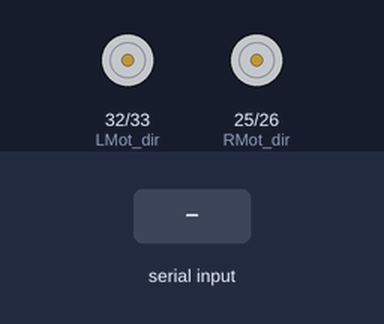
Simulated run of this sketch. Board: ESP32. Parts: direction and speed pins drawn as motors (green arrow = direction pin HIGH = forward, orange = LOW = backward, longer = more drive). The inputs (shaded band) are chosen by the test bench.

Above: at 1.2 s.
1.3 s: "90,45\n" received over Serial
At 2.7 s:
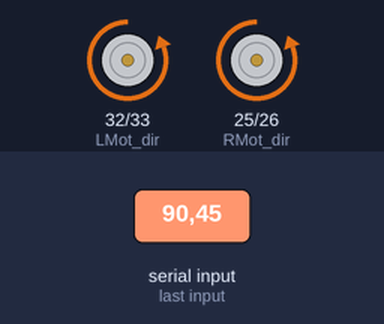
Timing chart, 0 to 4.3 s (numbered marks = the images above; inputs shaded):
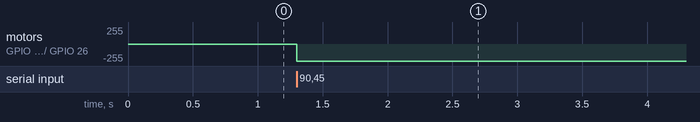

Measured:
- after the input at 1.3 s, motor on GPIO 32 (LMot_dir) / GPIO 33 (LMot_pwm), motor on GPIO 25 (RMot_dir) / GPIO 26 (RMot_pwm): stopped → backward 255/255 at once

The sketch:

Test_ROS.ino
```cpp
/* Move_Robot
 Programa de prueba para el movimiento de un robot diferencial utilizando ESP32 y un Cytron de 2 canales
 el cual realiza en una rutina infinita con los 4 movimientos en el robot básico y detenido */

// ------------- Pines ----------------

// Pines de conexión de los motores
#define LMot_dir 32     // Dir1 Cytron
#define LMot_pwm 33      // PWM1 Cytron
#define RMot_dir 25      // Dir2 Cytron
#define RMot_pwm 26      // PWM2 Cytron

String input = "";

// ------------- Setup ----------------

void setup() {
  // Configuración de pines como salida o entrada
  pinMode(LMot_dir, OUTPUT);
  pinMode(RMot_dir, OUTPUT);
  Serial.begin(115200);
}

// ------------- Function ----------------

void moveRobot(float linealVel, float angularVel) {
  float WS = 0.2;        // Wheel_Separation (m) - 20 cm

  float max_vel = 0.5;     // velocidad máxima esperada (m/s) 0.52
  // 165 RPM = 17.28 rad/s
  // v = omega * wheel_radius = 17.28 * 0.03
  // v = 0.5283 m/s

  // Cinemática
  float v_left  = linealVel - (WS / 2.0) * angularVel;
  float v_right = linealVel + (WS / 2.0) * angularVel;

  // Normalización de la velocidad [-1, 1] - El escalamiento en el archivo joy_teleop.yaml cambia
  v_left  = v_left  / max_vel;
  v_right = v_right / max_vel;

  // Restringir velocidad
  v_left  = constrain(v_left,  -1.0, 1.0);            // Restringuiendo límites para rueda izquierda para no salturarla
  v_right = constrain(v_right, -1.0, 1.0);            // Restringuiendo límites para rueda derecha para no salturarla

  int pwm_left  = (int)(v_left  * 255.0);         // Se escala para tener el valor de PWM de la rueda izquierda
  int pwm_right = (int)(v_right * 255.0);         // Se escala para tener el valor de PWM de la rueda derecha


// Condiciones para establecer los 4 movimientos del robot
  if (pwm_left >= 0) {
    digitalWrite(LMot_dir, LOW);
  } else {
    digitalWrite(LMot_dir, HIGH);
  }

  if (pwm_right >= 0) {
    digitalWrite(RMot_dir, LOW);
  } else {
    digitalWrite(RMot_dir, HIGH);
  }

  // Aplicar señales PWM a los motores
  analogWrite(LMot_pwm, abs(pwm_left));
  analogWrite(RMot_pwm, abs(pwm_right));
}

// ------------- Loop ----------------

void loop() {
  while (Serial.available()) {
    char c = Serial.read();

    if (c == '\n') {
      processData(input);
      input = "";
    } else {
      input += c;
    }
  }
}

void processData(String data) {
  float v, w;

  sscanf(data.c_str(), "%f,%f", &v, &w);

  moveRobot(v, w);
}
```
